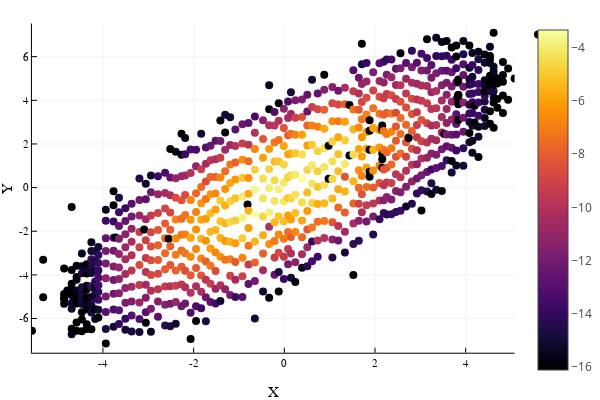

Here is the notebook cell this chart was saved with:
### Code cell
x = randn(10^7)
y = x + randn(10^7)

o = fit!(IndexedPartition(Float64, Hist(10)), table(x,y))

plot(o, ylab = "Y", xlab = "X")

### Figure 1 — Plotly figure (JSON) as saved in the notebook; plotly's stock layout.template omitted (floating-point values rounded to 4 significant figures; data arrays with more than 128 entries replaced by an {"elided": "..."} marker saying what was removed)
{"data": [{"colorbar": {"title": ""}, "hoverinfo": "text", "marker": {"cmax": -3.325, "cmin": -16.12, "color": {"elided": "844 float values"}, "colorscale": [[0, "rgba(0, 0, 4, 1.000)"], [0.03448, "rgba(4, 3, 20, 1.000)"], [0.06897, "rgba(13, 8, 41, 1.000)"], [0.1034, "rgba(24, 12, 60, 1.000)"], [0.1379, "rgba(38, 12, 81, 1.000)"], [0.1724, "rgba(54, 9, 97, 1.000)"], [0.2069, "rgba(69, 10, 105, 1.000)"], [0.2414, "rgba(84, 15, 109, 1.000)"], [0.2759, "rgba(97, 19, 110, 1.000)"], [0.3103, "rgba(111, 25, 110, 1.000)"], [0.3448, "rgba(125, 30, 109, 1.000)"], [0.3793, "rgba(140, 35, 105, 1.000)"], [0.4138, "rgba(154, 40, 101, 1.000)"], [0.4483, "rgba(166, 45, 96, 1.000)"], [0.4828, "rgba(180, 51, 89, 1.000)"], [0.5172, "rgba(193, 58, 80, 1.000)"], [0.5517, "rgba(206, 67, 71, 1.000)"], [0.5862, "rgba(216, 76, 62, 1.000)"], [0.6207, "rgba(226, 87, 52, 1.000)"], [0.6552, "rgba(235, 100, 41, 1.000)"], [0.6897, "rgba(241, 115, 29, 1.000)"], [0.7241, "rgba(247, 130, 18, 1.000)"], [0.7586, "rgba(250, 144, 8, 1.000)"], [0.7931, "rgba(252, 161, 8, 1.000)"], [0.8276, "rgba(252, 178, 22, 1.000)"], [0.8621, "rgba(250, 196, 42, 1.000)"], [0.8966, "rgba(246, 213, 67, 1.000)"], [0.931, "rgba(243, 229, 93, 1.000)"], [0.9655, "rgba(242, 244, 130, 1.000)"], [1, "rgba(252, 255, 164, 1.000)"]], "line": {"color": {"elided": "844 str values"}, "width": 0}, "showscale": true, "size": 8, "symbol": "circle"}, "mode": "markers", "name": "y1", "showlegend": true, "text": {"elided": "844 str values"}, "type": "scatter", "x": {"elided": "844 float values"}, "xaxis": "x1", "y": {"elided": "844 float values"}, "yaxis": "y1"}], "layout": {"annotations": [], "height": 400, "legend": {"bgcolor": "rgba(255, 255, 255, 1.000)", "bordercolor": "rgba(0, 0, 0, 1.000)", "font": {"color": "rgba(0, 0, 0, 1.000)", "family": "sans-serif", "size": 11}, "x": 1, "y": 1}, "margin": {"b": 20, "l": 0, "r": 0, "t": 20}, "paper_bgcolor": "rgba(255, 255, 255, 1.000)", "plot_bgcolor": "rgba(255, 255, 255, 1.000)", "showlegend": true, "width": 600, "xaxis1": {"anchor": "y1", "domain": [0.06165, 0.9934], "gridcolor": "rgba(0, 0, 0, 0.100)", "gridwidth": 0.5, "linecolor": "rgba(0, 0, 0, 1.000)", "mirror": false, "range": [-5.566, 5.079], "showgrid": true, "showline": true, "showticklabels": true, "tickangle": 0, "tickcolor": "rgb(0, 0, 0)", "tickfont": {"color": "rgba(0, 0, 0, 1.000)", "family": "sans-serif", "size": 11}, "tickmode": "array", "ticks": "inside", "ticktext": ["-4", "-2", "0", "2", "4"], "tickvals": [-4, -2, 0, 2, 4], "title": "X", "titlefont": {"color": "rgba(0, 0, 0, 1.000)", "family": "sans-serif", "size": 15}, "type": "-", "visible": true, "zeroline": false, "zerolinecolor": "rgba(0, 0, 0, 1.000)"}, "yaxis1": {"anchor": "x1", "domain": [0.07581, 0.9902], "gridcolor": "rgba(0, 0, 0, 0.100)", "gridwidth": 0.5, "linecolor": "rgba(0, 0, 0, 1.000)", "mirror": false, "range": [-7.565, 7.517], "showgrid": true, "showline": true, "showticklabels": true, "tickangle": 0, "tickcolor": "rgb(0, 0, 0)", "tickfont": {"color": "rgba(0, 0, 0, 1.000)", "family": "sans-serif", "size": 11}, "tickmode": "array", "ticks": "inside", "ticktext": ["-6", "-4", "-2", "0", "2", "4", "6"], "tickvals": [-6, -4, -2, 0, 2, 4, 6], "title": "Y", "titlefont": {"color": "rgba(0, 0, 0, 1.000)", "family": "sans-serif", "size": 15}, "type": "-", "visible": true, "zeroline": false, "zerolinecolor": "rgba(0, 0, 0, 1.000)"}}}
